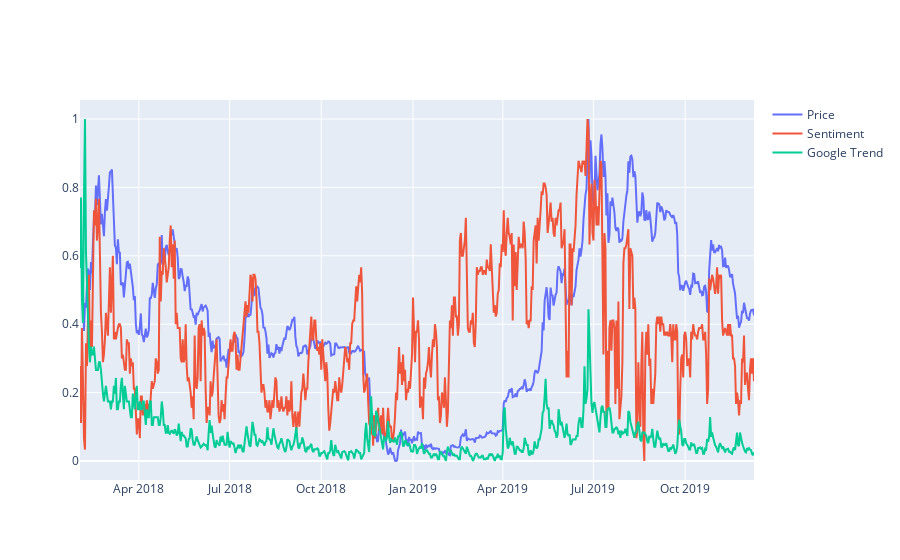

Notebook cell for this chart:
### Code cell
#Visualize the trend of google trend, bitcoin price and sentiment
btc_trace = go.Scatter(x=df.index, y=price.flat, name= 'Price')
sentiment_trace = go.Scatter(x=df.index, y=sentiment.flat, name= 'Sentiment')
GT_trace = go.Scatter(x=df.index, y=GT_BT.flat, name= 'Google Trend')
py.iplot([btc_trace,sentiment_trace,GT_trace])

### Figure 1 — Plotly figure (JSON) as saved in the notebook; plotly's stock layout.template omitted (floating-point values rounded to 4 significant figures; data arrays with more than 128 entries replaced by an {"elided": "..."} marker saying what was removed)
{"data": [{"name": "Price", "type": "scatter", "x": {"elided": "677 str values"}, "y": {"elided": "677 float values"}}, {"name": "Sentiment", "type": "scatter", "x": {"elided": "677 str values"}, "y": {"elided": "677 float values"}}, {"name": "Google Trend", "type": "scatter", "x": {"elided": "677 str values"}, "y": {"elided": "677 float values"}}], "layout": {}}
